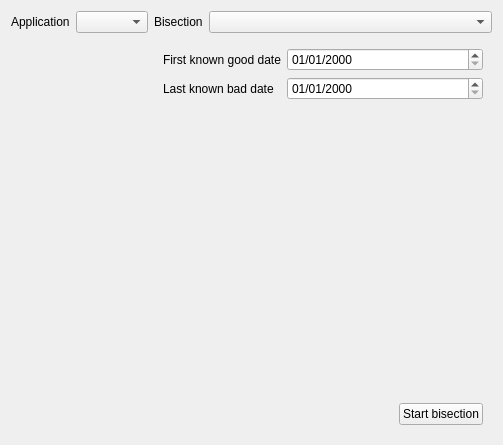
<?xml version="1.0" encoding="UTF-8"?>
<ui version="4.0">
 <class>Form</class>
 <widget class="QWidget" name="Form">
  <property name="geometry">
   <rect>
    <x>0</x>
    <y>0</y>
    <width>503</width>
    <height>445</height>
   </rect>
  </property>
  <property name="windowTitle">
   <string>Form</string>
  </property>
  <layout class="QVBoxLayout" name="verticalLayout">
   <item>
    <layout class="QHBoxLayout" name="horizontalLayout_2">
     <item>
      <layout class="QFormLayout" name="formLayout">
       <item row="0" column="0">
        <widget class="QLabel" name="label">
         <property name="text">
          <string>Application</string>
         </property>
        </widget>
       </item>
       <item row="0" column="1">
        <widget class="QComboBox" name="app_combo"/>
       </item>
      </layout>
     </item>
     <item>
      <layout class="QVBoxLayout" name="verticalLayout_3">
       <item>
        <layout class="QFormLayout" name="formLayout_4">
         <item row="0" column="0">
          <widget class="QLabel" name="label_2">
           <property name="text">
            <string>Bisection</string>
           </property>
          </widget>
         </item>
         <item row="0" column="1">
          <widget class="QComboBox" name="bisect_combo"/>
         </item>
        </layout>
       </item>
       <item>
        <widget class="QStackedWidget" name="stackedWidget">
         <property name="currentIndex">
          <number>0</number>
         </property>
         <widget class="QWidget" name="page">
          <layout class="QFormLayout" name="formLayout_2">
           <item row="0" column="0">
            <widget class="QLabel" name="label_3">
             <property name="text">
              <string>First known good date</string>
             </property>
            </widget>
           </item>
           <item row="0" column="1">
            <widget class="QDateEdit" name="start_date">
             <property name="displayFormat">
              <string>dd/MM/yyyy</string>
             </property>
            </widget>
           </item>
           <item row="1" column="0">
            <widget class="QLabel" name="label_4">
             <property name="text">
              <string>Last known bad date</string>
             </property>
            </widget>
           </item>
           <item row="1" column="1">
            <widget class="QDateEdit" name="end_date">
             <property name="displayFormat">
              <string>dd/MM/yyyy</string>
             </property>
            </widget>
           </item>
          </layout>
         </widget>
         <widget class="QWidget" name="page_2">
          <layout class="QFormLayout" name="formLayout_3">
           <item row="0" column="0">
            <widget class="QLabel" name="label_6">
             <property name="text">
              <string>First known good changeset</string>
             </property>
            </widget>
           </item>
           <item row="0" column="1">
            <widget class="QLineEdit" name="start_changeset"/>
           </item>
           <item row="1" column="0">
            <widget class="QLabel" name="label_5">
             <property name="text">
              <string>Last known bad changeset</string>
             </property>
            </widget>
           </item>
           <item row="1" column="1">
            <widget class="QLineEdit" name="end_changeset"/>
           </item>
          </layout>
         </widget>
        </widget>
       </item>
      </layout>
     </item>
    </layout>
   </item>
   <item>
    <widget class="QWidget" name="widget" native="true">
     <layout class="QHBoxLayout" name="horizontalLayout">
      <item>
       <spacer name="horizontalSpacer">
        <property name="orientation">
         <enum>Qt::Horizontal</enum>
        </property>
        <property name="sizeHint" stdset="0">
         <size>
          <width>369</width>
          <height>20</height>
         </size>
        </property>
       </spacer>
      </item>
      <item>
       <widget class="QPushButton" name="start_bisection">
        <property name="text">
         <string>Start bisection</string>
        </property>
       </widget>
      </item>
     </layout>
    </widget>
   </item>
  </layout>
 </widget>
 <resources/>
 <connections>
  <connection>
   <sender>bisect_combo</sender>
   <signal>currentIndexChanged(int)</signal>
   <receiver>stackedWidget</receiver>
   <slot>setCurrentIndex(int)</slot>
   <hints>
    <hint type="sourcelabel">
     <x>367</x>
     <y>26</y>
    </hint>
    <hint type="destinationlabel">
     <x>335</x>
     <y>213</y>
    </hint>
   </hints>
  </connection>
 </connections>
</ui>
